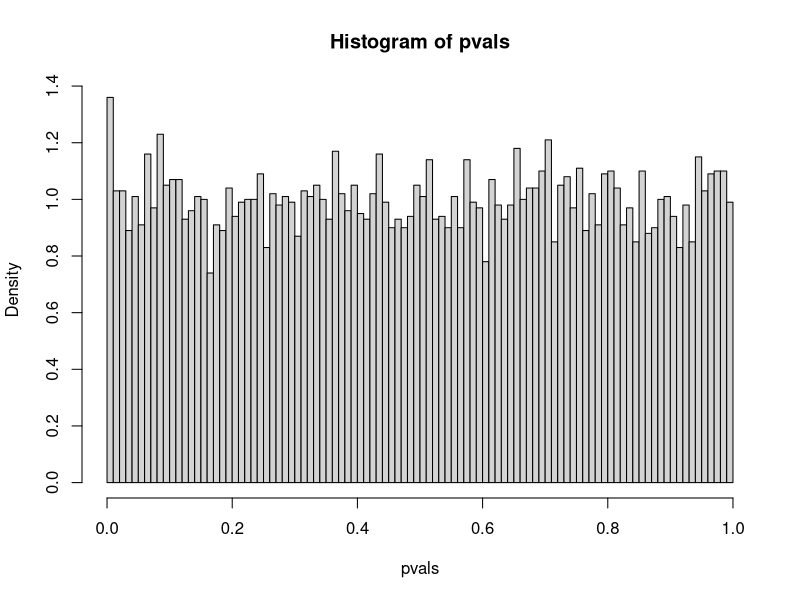

This chart was generated by the following R code: (Note: this script raises an error after producing the figure.)
## ---- chunk 1
pvals = rep(1, times = 10000)
for(i in 1:10000){
  x = rnorm(40)
  pvals[i] = 2*pnorm(-abs(mean(x)/(sd(x)/sqrt(40))))
}
hist(pvals, breaks = 100, probability = TRUE)
## ---- chunk 2
knitr::include_graphics("1281238327261185058.jpg")
## ---- chunk 3
knitr::include_graphics("psych_crisis_2_1.jpg")
## ---- chunk 4
knitr::include_graphics("psych_crisis_2_2.jpg")
## ---- chunk 5
knitr::include_graphics("psych_crisis_2_3.jpg")
## ---- chunk 6
knitr::include_graphics("sig.jpg")
## ---- chunk 7
knitr::include_graphics("PValueDistribution2.jpg")
